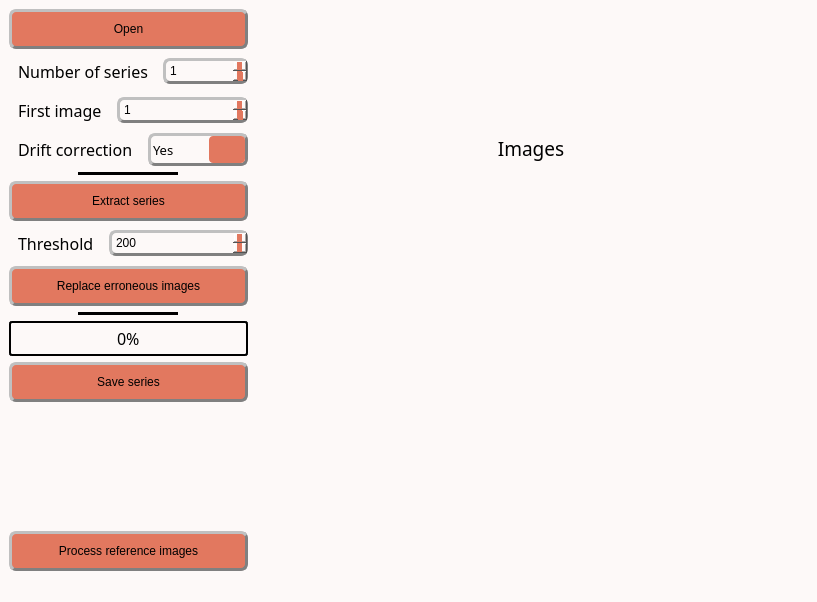
<?xml version="1.0" encoding="UTF-8"?>
<ui version="4.0">
 <class>MainWindow</class>
 <widget class="QMainWindow" name="MainWindow">
  <property name="windowModality">
   <enum>Qt::WindowModal</enum>
  </property>
  <property name="geometry">
   <rect>
    <x>0</x>
    <y>0</y>
    <width>817</width>
    <height>602</height>
   </rect>
  </property>
  <property name="sizePolicy">
   <sizepolicy hsizetype="Preferred" vsizetype="Preferred">
    <horstretch>0</horstretch>
    <verstretch>0</verstretch>
   </sizepolicy>
  </property>
  <property name="contextMenuPolicy">
   <enum>Qt::PreventContextMenu</enum>
  </property>
  <property name="windowTitle">
   <string>Extract mosaic</string>
  </property>
  <property name="windowOpacity">
   <double>1.000000000000000</double>
  </property>
  <property name="autoFillBackground">
   <bool>false</bool>
  </property>
  <property name="styleSheet">
   <string notr="true">/* Couleur du fond, label, combobox, progressbar vide et spin box */
QWidget, QLabel, QComboBox, QProgressBar, QSpinBox {background-color: rgb(253, 249, 248)}

/* Couleur quand inactif */
QPushButton:disabled, QComboBox:disabled, QSpinBox:disabled {background-color: rgba(243, 98, 64,150)}

/* Couleur des boutons et des selecteurs */
QPushButton, QComboBox::drop-down:button, QComboBox::down-arrow, QComboBox::down-arrow:disabled, QSpinBox::drop-down:button, QSpinBox::down-arrow, QSpinBox::down-arrow:disabled, QSpinBox::drop-up:button, QSpinBox::up-arrow, QSpinBox::up-arrow:disabled, QSlider::handle:horizontal {background-color: rgb(226, 120, 95)}

/* Couleur des bordures de même couleur que les boutons */
QComboBox::drop-down:button, QSpinBox::drop-down:button, QSpinBox::drop-up:button {border-color: rgb(193, 167, 181)}

/* Couleur des textes */
QLabel, QPushButton, QPushButton:hover, QCheckBox, QComboBox, Line, QTextEdit, QSpinBox {color: rgb(0, 0, 0)}

/* style des bordures 1 */
QLabel, QPushButton, QPushButton:hover, QCheckBox, QComboBox, QSpinBox  {
	border-style : outset;
	min-width : 5em;
}

/* style des bordures 2 */
QPushButton, QPushButton:hover, QCheckBox, QComboBox, QSpinBox  {
	border-radius: 7px;
	border-width: 3px;
	border-color: gray;
}

/* Font 1 */
QPushButton, QPushButton:hover, QCheckBox, QProgressBar {font: 12pt &quot;Noto Sans Cond&quot;}

/* Font 2 */
QComboBox, QTextEdit, QSpinBox {font: 10pt &quot;Noto Sans Cond&quot;}

/* Padding 1 */
QLabel, QComboBox, QComboBox::down-arrow, QSpinBox, QSpinBox::down-arrow, QSpinBox::up-arrow {padding : 2px;}

/* Padding 2 */
QPushButton, QPushButton:hover, QCheckBox {padding : 10px;}

/* Gestion taille des QCheckBoxes */
QCheckBox::indicator:unchecked, QCheckBox::indicator:unchecked:hover, QCheckBox::indicator:checked, QCheckBox::indicator:checked:hover  {
	width :30px;
	height : 30px;
}

QLabel {
	Border-radius : 5px;
	border-width : 0px;
	border-color : black;
	font : 14pt &quot;Noto Sans Cond&quot;;
}

QPushButton:hover {background-color: rgb(243, 98, 64);}

QCheckBox::indicator:unchecked {image: url(icons/uncheck_icon.png);}

QCheckBox::indicator:unchecked:hover {image: url(icons/uncheck_hover_icon.png);}

QCheckBox::indicator:checked {image: url(icons/Check_icon.png);}

QCheckBox::indicator:checked:hover {image: url(icons/Check_hover_icon.png);}

QComboBox::drop-down:button{
	border-radius: 4px;
	border-width: 3px;
	width: 36px;
}

QComboBox::down-arrow {
	image : url(icons/Arrow_down.png);
    width: 26px;
    height: 24px;
}

Line{
	format: plain;
	midLine-Width : 5px;
}

QFrame[height=&quot;3&quot;], QFrame[width=&quot;3&quot;] {background-color: #3A3939;}

QTextEdit{
	background-color: rgb(255, 255, 255);
	border-style: solid;
	border-radius: 5px;
	border-width: 2px;
	border-color: black;
}

QLineEdit {font : 12pt &quot;Noto Sans Cond&quot;;}

/* Gestion taille des QLineEdit */
QLineEdit::indicator:unchecked, QLineEdit::indicator:unchecked:hover, QLineEdit::indicator:checked, QLineEdit::indicator:checked:hover  {
	border-color: black;
}

QHBoxLayout {background-color: rgb(0, 240, 240, 50);}

QProgressBar {
	text-align: center;
	border: 2px solid black;
	border-radius: 3px;
 }

 QProgressBar::chunk {
	background-color: rgb(243, 98, 64);
	width: 20px;
	margin : 0.5px;
 }

QSpinBox::drop-down:button, QSpinBox::drop-up:button {
	border-radius: 2px;
	border-width: 3px;
	width: 36px;
}

QSpinBox::down-arrow {
	image : url(icons/Arrow_down.png);
    width: 26px;
    height: 24px;
}

QSpinBox::up-arrow {
	image : url(icons/Arrow_up.png);
    width: 26px;
    height: 24px;
}

QSlider::groove:horizontal {
    border: 1px solid #999999;
    height: 5px; /* the groove expands to the size of the slider by default. by giving it a height, it has a fixed size */
    background-color: rgb(0, 0, 0);
    margin: 2px 0;
}

QSlider::handle:horizontal {
    border: 1px solid #5c5c5c;
    width: 25px;
    height: 40px;
    margin: -10px 0; /* handle is placed by default on the contents rect of the groove. Expand outside the groove */
    border-radius: 3px;
}</string>
  </property>
  <property name="toolButtonStyle">
   <enum>Qt::ToolButtonIconOnly</enum>
  </property>
  <widget class="QWidget" name="centralwidget">
   <property name="autoFillBackground">
    <bool>false</bool>
   </property>
   <property name="styleSheet">
    <string notr="true"/>
   </property>
   <layout class="QHBoxLayout" name="horizontalLayout_6">
    <item>
     <layout class="QHBoxLayout" name="horizontalLayout_5">
      <item>
       <layout class="QVBoxLayout" name="verticalLayout_2">
        <item>
         <widget class="QPushButton" name="OpenData">
          <property name="sizePolicy">
           <sizepolicy hsizetype="Preferred" vsizetype="Fixed">
            <horstretch>0</horstretch>
            <verstretch>0</verstretch>
           </sizepolicy>
          </property>
          <property name="text">
           <string>Open</string>
          </property>
          <property name="icon">
           <iconset>
            <normaloff>../Traitement_stack/icons/import_icon.png</normaloff>../Traitement_stack/icons/import_icon.png</iconset>
          </property>
         </widget>
        </item>
        <item>
         <layout class="QHBoxLayout" name="horizontalLayout">
          <item>
           <widget class="QLabel" name="XYbin_label_">
            <property name="sizePolicy">
             <sizepolicy hsizetype="Fixed" vsizetype="Preferred">
              <horstretch>0</horstretch>
              <verstretch>0</verstretch>
             </sizepolicy>
            </property>
            <property name="font">
             <font>
              <family>Noto Sans Cond</family>
              <pointsize>12</pointsize>
              <weight>50</weight>
              <italic>false</italic>
              <bold>false</bold>
             </font>
            </property>
            <property name="styleSheet">
             <string notr="true">QLabel {
color: rgb(0, 0, 0);
background-color:	rgb(253, 249, 248);
border-style : outset;
Border-radius : 5px;
border-width : 0px;
border-color : black;
min-width : 5em;
padding : 5px;
font : 12pt &quot;Noto Sans Cond&quot;;
}</string>
            </property>
            <property name="text">
             <string>Number of series</string>
            </property>
           </widget>
          </item>
          <item>
           <widget class="QSpinBox" name="nbrSeries">
            <property name="sizePolicy">
             <sizepolicy hsizetype="Minimum" vsizetype="Fixed">
              <horstretch>0</horstretch>
              <verstretch>0</verstretch>
             </sizepolicy>
            </property>
            <property name="minimumSize">
             <size>
              <width>85</width>
              <height>15</height>
             </size>
            </property>
            <property name="toolTip">
             <string>&lt;html&gt;&lt;head/&gt;&lt;body&gt;&lt;p&gt;&lt;span style=&quot; font-size:11pt;&quot;&gt;Reduce image dimension by the given factor&lt;/span&gt;&lt;/p&gt;&lt;/body&gt;&lt;/html&gt;</string>
            </property>
            <property name="minimum">
             <number>1</number>
            </property>
            <property name="maximum">
             <number>99</number>
            </property>
           </widget>
          </item>
         </layout>
        </item>
        <item>
         <layout class="QHBoxLayout" name="horizontalLayout_2">
          <item>
           <widget class="QLabel" name="XYbin_label_1">
            <property name="sizePolicy">
             <sizepolicy hsizetype="Fixed" vsizetype="Preferred">
              <horstretch>0</horstretch>
              <verstretch>0</verstretch>
             </sizepolicy>
            </property>
            <property name="font">
             <font>
              <family>Noto Sans Cond</family>
              <pointsize>12</pointsize>
              <weight>50</weight>
              <italic>false</italic>
              <bold>false</bold>
             </font>
            </property>
            <property name="styleSheet">
             <string notr="true">QLabel {
color: rgb(0, 0, 0);
background-color:	rgb(253, 249, 248);
border-style : outset;
Border-radius : 5px;
border-width : 0px;
border-color : black;
min-width : 5em;
padding : 5px;
font : 12pt &quot;Noto Sans Cond&quot;;
}</string>
            </property>
            <property name="text">
             <string>First image</string>
            </property>
           </widget>
          </item>
          <item>
           <widget class="QSpinBox" name="First_img">
            <property name="sizePolicy">
             <sizepolicy hsizetype="Minimum" vsizetype="Fixed">
              <horstretch>0</horstretch>
              <verstretch>0</verstretch>
             </sizepolicy>
            </property>
            <property name="minimumSize">
             <size>
              <width>85</width>
              <height>15</height>
             </size>
            </property>
            <property name="toolTip">
             <string>&lt;html&gt;&lt;head/&gt;&lt;body&gt;&lt;p&gt;&lt;span style=&quot; font-size:11pt;&quot;&gt;Reduce image dimension by the given factor&lt;/span&gt;&lt;/p&gt;&lt;/body&gt;&lt;/html&gt;</string>
            </property>
            <property name="minimum">
             <number>1</number>
            </property>
            <property name="maximum">
             <number>99</number>
            </property>
           </widget>
          </item>
         </layout>
        </item>
        <item>
         <layout class="QHBoxLayout" name="horizontalLayout_3">
          <item>
           <widget class="QLabel" name="XYbin_label_2">
            <property name="sizePolicy">
             <sizepolicy hsizetype="Fixed" vsizetype="Preferred">
              <horstretch>0</horstretch>
              <verstretch>0</verstretch>
             </sizepolicy>
            </property>
            <property name="font">
             <font>
              <family>Noto Sans Cond</family>
              <pointsize>12</pointsize>
              <weight>50</weight>
              <italic>false</italic>
              <bold>false</bold>
             </font>
            </property>
            <property name="styleSheet">
             <string notr="true">QLabel {
color: rgb(0, 0, 0);
background-color:	rgb(253, 249, 248);
border-style : outset;
Border-radius : 5px;
border-width : 0px;
border-color : black;
min-width : 5em;
padding : 5px;
font : 12pt &quot;Noto Sans Cond&quot;;
}</string>
            </property>
            <property name="text">
             <string>Drift correction</string>
            </property>
           </widget>
          </item>
          <item>
           <widget class="QComboBox" name="DriftCorr_choice">
            <property name="sizePolicy">
             <sizepolicy hsizetype="Preferred" vsizetype="Minimum">
              <horstretch>0</horstretch>
              <verstretch>0</verstretch>
             </sizepolicy>
            </property>
            <property name="font">
             <font>
              <family>Noto Sans Cond</family>
              <pointsize>10</pointsize>
              <weight>50</weight>
              <italic>false</italic>
              <bold>false</bold>
             </font>
            </property>
            <property name="contextMenuPolicy">
             <enum>Qt::NoContextMenu</enum>
            </property>
            <property name="toolTip">
             <string>&lt;html&gt;&lt;head/&gt;&lt;body&gt;&lt;p&gt;&lt;span style=&quot; font-size:11pt;&quot;&gt;Choose of the algorithm.&lt;/span&gt;&lt;/p&gt;&lt;/body&gt;&lt;/html&gt;</string>
            </property>
            <property name="styleSheet">
             <string notr="true"/>
            </property>
            <item>
             <property name="text">
              <string>Yes</string>
             </property>
            </item>
            <item>
             <property name="text">
              <string>No</string>
             </property>
            </item>
           </widget>
          </item>
         </layout>
        </item>
        <item alignment="Qt::AlignHCenter">
         <widget class="Line" name="line1">
          <property name="sizePolicy">
           <sizepolicy hsizetype="Fixed" vsizetype="Fixed">
            <horstretch>0</horstretch>
            <verstretch>0</verstretch>
           </sizepolicy>
          </property>
          <property name="minimumSize">
           <size>
            <width>100</width>
            <height>0</height>
           </size>
          </property>
          <property name="frameShadow">
           <enum>QFrame::Plain</enum>
          </property>
          <property name="lineWidth">
           <number>5</number>
          </property>
          <property name="midLineWidth">
           <number>5</number>
          </property>
          <property name="orientation">
           <enum>Qt::Horizontal</enum>
          </property>
         </widget>
        </item>
        <item>
         <widget class="QPushButton" name="Xtract_series">
          <property name="text">
           <string>Extract series</string>
          </property>
          <property name="icon">
           <iconset>
            <normaloff>../Traitement_stack/icons/run_icon.png</normaloff>../Traitement_stack/icons/run_icon.png</iconset>
          </property>
         </widget>
        </item>
        <item>
         <layout class="QHBoxLayout" name="horizontalLayout_4">
          <item>
           <widget class="QLabel" name="label">
            <property name="sizePolicy">
             <sizepolicy hsizetype="Fixed" vsizetype="Preferred">
              <horstretch>0</horstretch>
              <verstretch>0</verstretch>
             </sizepolicy>
            </property>
            <property name="font">
             <font>
              <family>Noto Sans Cond</family>
              <pointsize>12</pointsize>
              <weight>50</weight>
              <italic>false</italic>
              <bold>false</bold>
             </font>
            </property>
            <property name="styleSheet">
             <string notr="true">QLabel {
color: rgb(0, 0, 0);
background-color:	rgb(253, 249, 248);
border-style : outset;
Border-radius : 5px;
border-width : 0px;
border-color : black;
min-width : 5em;
padding : 5px;
font : 12pt &quot;Noto Sans Cond&quot;;
}</string>
            </property>
            <property name="text">
             <string>Threshold</string>
            </property>
           </widget>
          </item>
          <item>
           <widget class="QSpinBox" name="Threshold">
            <property name="sizePolicy">
             <sizepolicy hsizetype="Minimum" vsizetype="Fixed">
              <horstretch>0</horstretch>
              <verstretch>0</verstretch>
             </sizepolicy>
            </property>
            <property name="minimumSize">
             <size>
              <width>85</width>
              <height>15</height>
             </size>
            </property>
            <property name="toolTip">
             <string>&lt;html&gt;&lt;head/&gt;&lt;body&gt;&lt;p&gt;&lt;span style=&quot; font-size:11pt;&quot;&gt;Reduce image dimension by the given factor&lt;/span&gt;&lt;/p&gt;&lt;/body&gt;&lt;/html&gt;</string>
            </property>
            <property name="minimum">
             <number>1</number>
            </property>
            <property name="maximum">
             <number>1000</number>
            </property>
            <property name="value">
             <number>200</number>
            </property>
           </widget>
          </item>
         </layout>
        </item>
        <item>
         <widget class="QPushButton" name="Erroneous_bttn">
          <property name="text">
           <string>Replace erroneous images</string>
          </property>
          <property name="icon">
           <iconset>
            <normaloff>../Traitement_stack/icons/run_icon.png</normaloff>../Traitement_stack/icons/run_icon.png</iconset>
          </property>
         </widget>
        </item>
        <item alignment="Qt::AlignHCenter">
         <widget class="Line" name="line1_2">
          <property name="sizePolicy">
           <sizepolicy hsizetype="Fixed" vsizetype="Fixed">
            <horstretch>0</horstretch>
            <verstretch>0</verstretch>
           </sizepolicy>
          </property>
          <property name="minimumSize">
           <size>
            <width>100</width>
            <height>0</height>
           </size>
          </property>
          <property name="frameShadow">
           <enum>QFrame::Plain</enum>
          </property>
          <property name="lineWidth">
           <number>5</number>
          </property>
          <property name="midLineWidth">
           <number>5</number>
          </property>
          <property name="orientation">
           <enum>Qt::Horizontal</enum>
          </property>
         </widget>
        </item>
        <item>
         <widget class="QProgressBar" name="progressBar">
          <property name="sizePolicy">
           <sizepolicy hsizetype="Preferred" vsizetype="Fixed">
            <horstretch>0</horstretch>
            <verstretch>0</verstretch>
           </sizepolicy>
          </property>
          <property name="minimumSize">
           <size>
            <width>90</width>
            <height>0</height>
           </size>
          </property>
          <property name="font">
           <font>
            <family>Noto Sans Cond</family>
            <pointsize>12</pointsize>
            <weight>50</weight>
            <italic>false</italic>
            <bold>false</bold>
           </font>
          </property>
          <property name="styleSheet">
           <string notr="true"/>
          </property>
          <property name="value">
           <number>0</number>
          </property>
         </widget>
        </item>
        <item>
         <widget class="QPushButton" name="Save_bttn">
          <property name="text">
           <string>Save series</string>
          </property>
          <property name="icon">
           <iconset>
            <normaloff>../Traitement_stack/icons/save_icon.png</normaloff>../Traitement_stack/icons/save_icon.png</iconset>
          </property>
         </widget>
        </item>
        <item>
         <spacer name="verticalSpacer">
          <property name="orientation">
           <enum>Qt::Vertical</enum>
          </property>
          <property name="sizeHint" stdset="0">
           <size>
            <width>20</width>
            <height>40</height>
           </size>
          </property>
         </spacer>
        </item>
        <item>
         <widget class="QPushButton" name="ProcessRef_bttn">
          <property name="text">
           <string>Process reference images</string>
          </property>
         </widget>
        </item>
       </layout>
      </item>
      <item>
       <layout class="QVBoxLayout" name="verticalLayout">
        <item>
         <widget class="QLabel" name="label_CurrentStack">
          <property name="sizePolicy">
           <sizepolicy hsizetype="MinimumExpanding" vsizetype="Preferred">
            <horstretch>0</horstretch>
            <verstretch>0</verstretch>
           </sizepolicy>
          </property>
          <property name="palette">
           <palette>
            <active>
             <colorrole role="WindowText">
              <brush brushstyle="SolidPattern">
               <color alpha="255">
                <red>0</red>
                <green>0</green>
                <blue>0</blue>
               </color>
              </brush>
             </colorrole>
             <colorrole role="Button">
              <brush brushstyle="SolidPattern">
               <color alpha="255">
                <red>253</red>
                <green>249</green>
                <blue>248</blue>
               </color>
              </brush>
             </colorrole>
             <colorrole role="Text">
              <brush brushstyle="SolidPattern">
               <color alpha="255">
                <red>0</red>
                <green>0</green>
                <blue>0</blue>
               </color>
              </brush>
             </colorrole>
             <colorrole role="ButtonText">
              <brush brushstyle="SolidPattern">
               <color alpha="255">
                <red>0</red>
                <green>0</green>
                <blue>0</blue>
               </color>
              </brush>
             </colorrole>
             <colorrole role="Base">
              <brush brushstyle="SolidPattern">
               <color alpha="255">
                <red>253</red>
                <green>249</green>
                <blue>248</blue>
               </color>
              </brush>
             </colorrole>
             <colorrole role="Window">
              <brush brushstyle="SolidPattern">
               <color alpha="255">
                <red>253</red>
                <green>249</green>
                <blue>248</blue>
               </color>
              </brush>
             </colorrole>
            </active>
            <inactive>
             <colorrole role="WindowText">
              <brush brushstyle="SolidPattern">
               <color alpha="255">
                <red>0</red>
                <green>0</green>
                <blue>0</blue>
               </color>
              </brush>
             </colorrole>
             <colorrole role="Button">
              <brush brushstyle="SolidPattern">
               <color alpha="255">
                <red>253</red>
                <green>249</green>
                <blue>248</blue>
               </color>
              </brush>
             </colorrole>
             <colorrole role="Text">
              <brush brushstyle="SolidPattern">
               <color alpha="255">
                <red>0</red>
                <green>0</green>
                <blue>0</blue>
               </color>
              </brush>
             </colorrole>
             <colorrole role="ButtonText">
              <brush brushstyle="SolidPattern">
               <color alpha="255">
                <red>0</red>
                <green>0</green>
                <blue>0</blue>
               </color>
              </brush>
             </colorrole>
             <colorrole role="Base">
              <brush brushstyle="SolidPattern">
               <color alpha="255">
                <red>253</red>
                <green>249</green>
                <blue>248</blue>
               </color>
              </brush>
             </colorrole>
             <colorrole role="Window">
              <brush brushstyle="SolidPattern">
               <color alpha="255">
                <red>253</red>
                <green>249</green>
                <blue>248</blue>
               </color>
              </brush>
             </colorrole>
            </inactive>
            <disabled>
             <colorrole role="WindowText">
              <brush brushstyle="SolidPattern">
               <color alpha="255">
                <red>0</red>
                <green>0</green>
                <blue>0</blue>
               </color>
              </brush>
             </colorrole>
             <colorrole role="Button">
              <brush brushstyle="SolidPattern">
               <color alpha="255">
                <red>253</red>
                <green>249</green>
                <blue>248</blue>
               </color>
              </brush>
             </colorrole>
             <colorrole role="Text">
              <brush brushstyle="SolidPattern">
               <color alpha="255">
                <red>0</red>
                <green>0</green>
                <blue>0</blue>
               </color>
              </brush>
             </colorrole>
             <colorrole role="ButtonText">
              <brush brushstyle="SolidPattern">
               <color alpha="255">
                <red>0</red>
                <green>0</green>
                <blue>0</blue>
               </color>
              </brush>
             </colorrole>
             <colorrole role="Base">
              <brush brushstyle="SolidPattern">
               <color alpha="255">
                <red>253</red>
                <green>249</green>
                <blue>248</blue>
               </color>
              </brush>
             </colorrole>
             <colorrole role="Window">
              <brush brushstyle="SolidPattern">
               <color alpha="255">
                <red>253</red>
                <green>249</green>
                <blue>248</blue>
               </color>
              </brush>
             </colorrole>
            </disabled>
           </palette>
          </property>
          <property name="font">
           <font>
            <family>Noto Sans Cond</family>
            <pointsize>14</pointsize>
            <weight>50</weight>
            <italic>false</italic>
            <bold>false</bold>
           </font>
          </property>
          <property name="styleSheet">
           <string notr="true"/>
          </property>
          <property name="lineWidth">
           <number>1</number>
          </property>
          <property name="midLineWidth">
           <number>0</number>
          </property>
          <property name="text">
           <string>Images</string>
          </property>
          <property name="scaledContents">
           <bool>false</bool>
          </property>
          <property name="alignment">
           <set>Qt::AlignCenter</set>
          </property>
         </widget>
        </item>
        <item>
         <widget class="ImageView" name="expSeries" native="true">
          <property name="sizePolicy">
           <sizepolicy hsizetype="MinimumExpanding" vsizetype="Preferred">
            <horstretch>0</horstretch>
            <verstretch>0</verstretch>
           </sizepolicy>
          </property>
         </widget>
        </item>
       </layout>
      </item>
     </layout>
    </item>
   </layout>
  </widget>
  <widget class="QMenuBar" name="menubar">
   <property name="geometry">
    <rect>
     <x>0</x>
     <y>0</y>
     <width>817</width>
     <height>20</height>
    </rect>
   </property>
  </widget>
  <widget class="QStatusBar" name="statusbar"/>
 </widget>
 <customwidgets>
  <customwidget>
   <class>ImageView</class>
   <extends>QWidget</extends>
   <header>pyqtgraph</header>
   <container>1</container>
  </customwidget>
 </customwidgets>
 <resources/>
 <connections/>
</ui>
